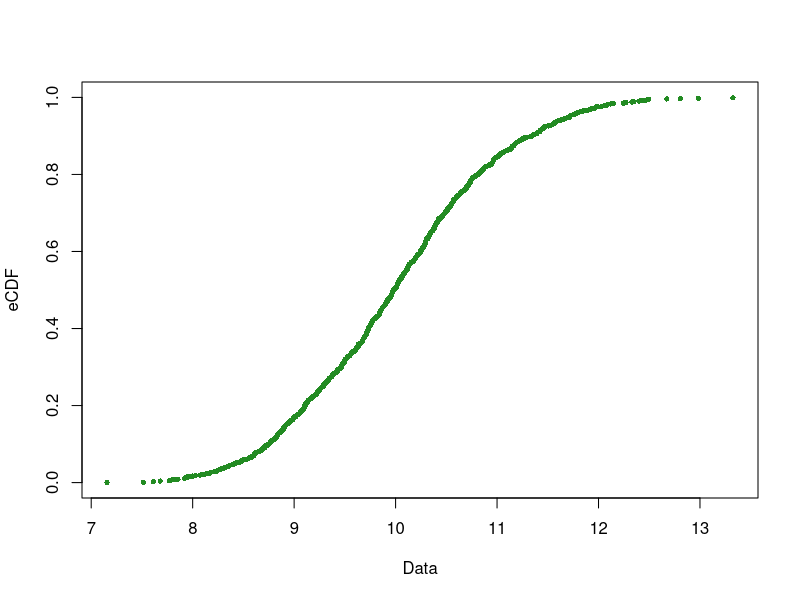

This figure's R source: (Note: this script raises an error after producing the figure.)
###############################################################################
###############################################################################
#####       Customary functions to compute, plot and compare CDFs (eCDF)
###############################################################################
########################################################   by Adriana F. Chavez   

#~~~~~~~~~~~~~~~~~~~~~~~~~~~~~~~~~~~~~~~~~~~~~~~~~~~~~~~~~~~~~~~~~~~~~~~~~~~~~
# Part 1: Code to compute the empirical CDF from different types of data
#~~~~~~~~~~~~~~~~~~~~~~~~~~~~~~~~~~~~~~~~~~~~~~~~~~~~~~~~~~~~~~~~~~~~~~~~~~~~~
myECDF <- function(data){
  # Check if data is contained in a vector
  if(is.vector(data)){
        n <- length(data)
        cdf <- NA
        for(i in 1:n){
          cdf[i] <- mean(data[i] > data)
        }
  # Otherwise, check if data is bivariate
  }else{if(ncol(data)==2){
        data.matrix.NxD <- data
        no.Dim <- ncol(data.matrix.NxD)
        n <- nrow(data.matrix.NxD)
        count <- matrix(NA,nrow=n,ncol=no.Dim)
        cdf <- rep(NA,n)
        for(i in 1:nrow(data.matrix.NxD)){
          X <- rep(TRUE, n)
          for(j in 1:no.Dim){
            count[,j] <- data[i,j] > data[,j]
          }
          for(j in 2:no.Dim){
            Y <- count[,j-1] & count[,j]
            X <- X & Y
          }
          cdf[i] <- mean(X)
        }
  }}
  return(cdf)
}

#~~~~~~~~~~~~~~~~~~~~~~~~~~~~~~~~~~~~~~~~~~~~~~~~~~~~~~~~~~~~~~~~~~~~~~~~~~~~~
# Part 2: Plot the empirical CDF
#~~~~~~~~~~~~~~~~~~~~~~~~~~~~~~~~~~~~~~~~~~~~~~~~~~~~~~~~~~~~~~~~~~~~~~~~~~~~~
myECDF.Plot <- function(data, color="forestgreen"){
  eCDF.color <- color
  if(is.vector(data)){
    sorted.data <- sort(data)
    lab.x <- "Data"
    eCDF <- myECDF(sorted.data)
    plot(sorted.data, eCDF, pch=16, cex=0.7,
         col=eCDF.color, lwd=2, ylim=c(0,1), xlab=lab.x)
  }else{
    if(ncol(data)==2){
      eCDF <- myECDF(data)
      lab.x <- colnames(data)[1]
      lab.y <- colnames(data)[2]
      if(is.null(lab.x)){ lab.x <-"Dimension 1" }
      if(is.null(lab.y)){ lab.y <-"Dimension 2" }
      scatterplot3d(data[,1],data[,2],eCDF, pch=16,
                    cex.symbols = 0.5, color = eCDF.color,
                    xlab = lab.x, ylab = lab.y, zlab = "eCDF")
    }else{
      print("Cannot plot more than two dimensions")
    }
  }
}

#################
# Test/Examples
#################
# Test function
if(!exists("test")){  test <- TRUE     }
if(test){
    # Data comes from Normal
    true.mean <- 10
    true.sd <- 1
    x <- rnorm(1000,true.mean,true.sd)
    x.eCDF <- myECDF(x)
    myECDF.Plot(x)
    x.tCDF <- pnorm(x,true.mean,true.sd)
    getDifferences(x.eCDF,x.tCDF)
    # Data comes from bivariate normal
    true.means <- c(10,10)
    true.sds <- diag(length(true.means))
    y <- mvtnorm::rmvnorm(1000,true.means,true.sds)
    y.eCDF <- myECDF(y)
    myECDF.Plot(y)
    y.tCDF <- pnorm(y,true.mean,true.sd)
    getDifferences(y.eCDF,y.tCDF)
}